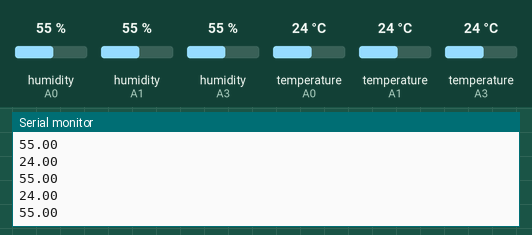
This sketch was run on a simulated Arduino Uno, built with avr-gcc and run on an emulated ATmega328P. Parts: the last lines printed to the serial monitor. Inputs (shaded band) come from the test bench; at power-on: humidity (sensors on A0, A1, A3) 55 %, temperature (sensors on A0, A1, A3) 24 °C.

Above: at 2.7 s.
2.8 s: humidity (sensor on A0) set to 22 %
7.1 s: humidity (sensor on A1) set to 40 %
11.4 s: humidity (sensor on A3) set to 68 %
At 12.1 s:
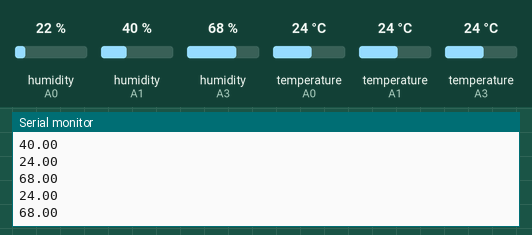
15.7 s: temperature (sensor on A0) set to 12 °C
20.0 s: temperature (sensor on A1) set to 19 °C
24.3 s: temperature (sensor on A3) set to 28 °C
At 27.5 s:
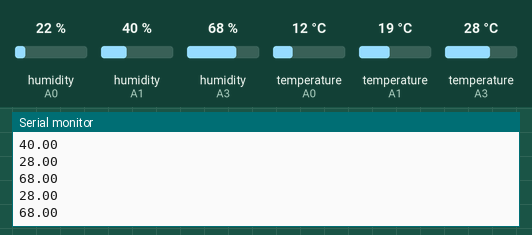
Timing chart, 0 to 29.0 s (numbered marks = the images above; inputs shaded):
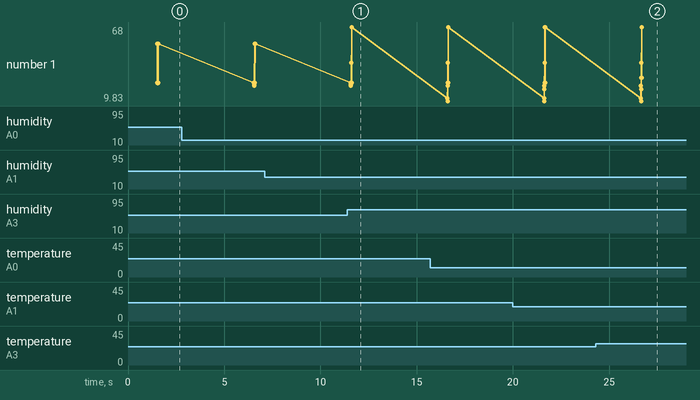

Measured:
- after the input at 11.4 s, the serial monitor: prints a new line after 0.22 s (image 1)
- after the input at 24.3 s, the serial monitor: prints a new line after 2.4 s (image 2)
- plotted number 1: 55 → 68 after the input at 11.4 s

The sketch:

check_temperature.ino
```cpp
#include <DHT.h>
#include "DHT.h"

#define DHTPIN1 A0
#define DHTPIN2 A1
#define DHTPIN3 A2
#define DHTPIN3 A3
#define DHTTYPE DHT22


DHT dht1(DHTPIN1, DHTTYPE);
DHT dht2(DHTPIN2, DHTTYPE);
DHT dht3(DHTPIN3, DHTTYPE);
DHT dht4(DHTPIN3, DHTTYPE);

void setup(){
  Serial.begin(9600);
  delay(500);//Delay to let system boot
  Serial.println("DHT11 Humidity & temperature Sensor\n\n");
  delay(1000);//Wait before accessing Sensor
}

void loop(){
  int t1 = dht1.readTemperature(); // temp.
  int h1 = dht1.readHumidity(); // hum.
  float hic1 = dht1.computeHeatIndex(t1, h1, false); // heat-index (temp. perceived)
  int t2 = dht2.readTemperature();
  int h2 = dht2.readHumidity();
  int t3 = dht3.readTemperature();
  int h3 = dht3.readHumidity();
  int t4 = dht4.readTemperature();
  int h4 = dht4.readHumidity();

  if (isnan(t1) || isnan(h1)) {
    Serial.println("ERROR IN THE TENSOR");
  }

  Serial.println((float)t1, 2);
  Serial.println((float)h1, 2);
  Serial.println(hic1, 2);
  Serial.println((float)t2, 2);
  Serial.println((float)h2, 2);
  Serial.println((float)t3, 2);
  Serial.println((float)h3, 2);
  Serial.println((float)t4, 2);
  Serial.println((float)h4, 2);
  Serial.println("\n");

  delay(5000);
}
```
